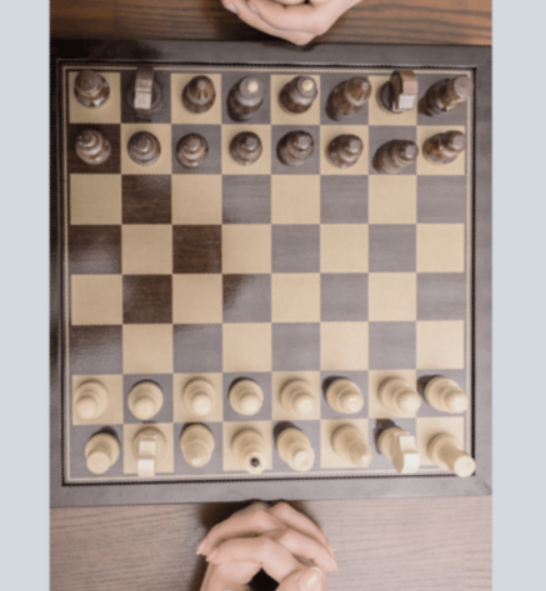
#> input picture top_3.png, 546 x 591 px, found by its file name
$ python test_mpl.py
#> lines starting #> are read from the running program, lines starting #| are printed output that depends on the picture
import matplotlib.pyplot as plt
import numpy as np
from matplotlib.widgets import Slider, Button, RadioButtons
import cv2 as cv


img = cv.imread('top_3.png', -1)
#> img is the input picture: shape (591, 546, 4); mean B, G, R, A 144, 152.1, 166.4, 255
# cv.imshow('image', img)
img = cv.cvtColor(img, cv.COLOR_BGR2RGB)
#> img: shape (591, 546, 3)


fig = plt.figure()
fig.subplots_adjust(bottom=0.5)
ax = fig.add_subplot(1,4,1)
plt.title(1)
plt.xticks([]), plt.yticks([])
bx = fig.add_subplot(1,4,2)
plt.title(2)
plt.xticks([]), plt.yticks([])
cx = fig.add_subplot(1,4,3)
plt.title(3)
plt.xticks([]), plt.yticks([])
dx = fig.add_subplot(1,4,4)
plt.title(4)
plt.xticks([]), plt.yticks([])


# fig.subplots_adjust(bottom=0.5)


ax.imshow(img)
bx.imshow(img)
cx.imshow(img)
dx.imshow(img)


axmin = plt.axes([0.03,0.1,0.2,0.05])
axmax  = plt.axes([0.35,0.1,0.2,0.05])

smin = Slider(axmin, 'Min', 0, 10, valstep=1)
smax = Slider(axmax, 'Max', 0, 10, valstep=1)

axmin1 = plt.axes([0.1,0.03,0.1,0.03])
axmax1  = plt.axes([0.5,0.05,0.2,0.05])

smin1 = Slider(axmin1, 'Min1', 0, 10, valstep=1)
smax1 = Slider(axmax1, 'Max1', 0, 10, valstep=1)


axmin2 = plt.axes([0.1,0.17,0.2,0.05])
axmax2  = plt.axes([0.5,0.2,0.2,0.05])

smin2 = Slider(axmin2, 'Min2', 0, 10, valstep=1)
smax2 = Slider(axmax2, 'Max2', 0, 10, valstep=1)


def update(val):

    img1 = cv.cvtColor(img, cv.COLOR_BGR2GRAY)
    ax.imshow(img1)

smin.on_changed(update)
smax.on_changed(update)
smin1.on_changed(update)
smax1.on_changed(update)
smin2.on_changed(update)
smax2.on_changed(update)

figManager = plt.get_current_fig_manager()
figManager.window.showMaximized()
plt.show()
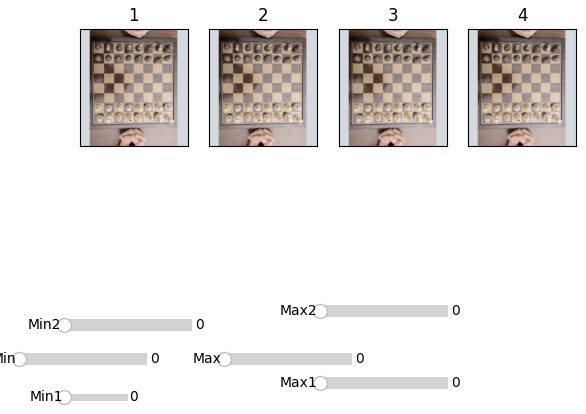
#> figure drawn by matplotlib, 10 panels
